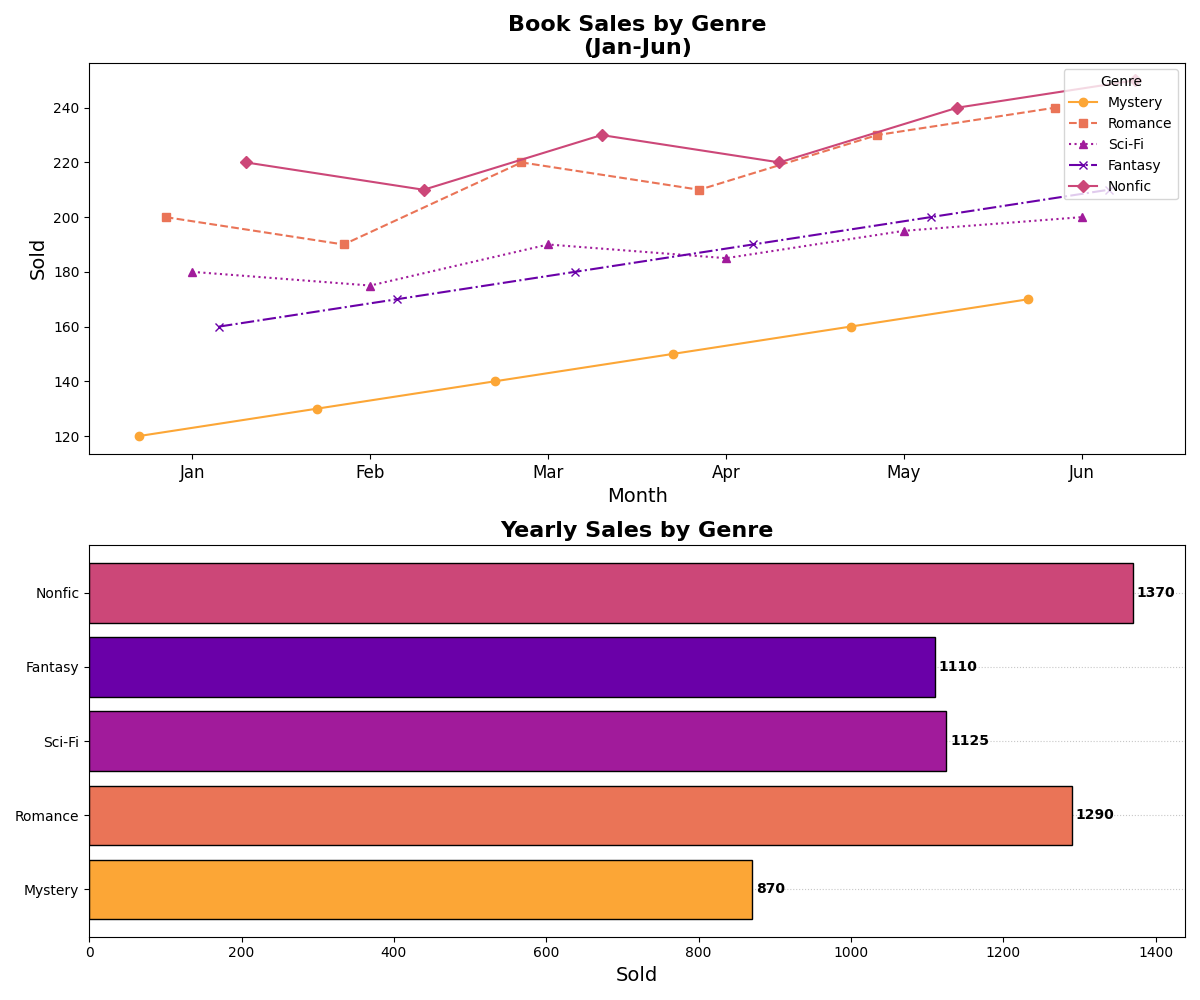

Python code for this plot:
import matplotlib.pyplot as plt
import numpy as np

genres = ['Mystery', 'Romance', 'Sci-Fi', 'Fantasy', 'Nonfic']
monthly_sales = np.array([
    [120, 130, 140, 150, 160, 170],
    [200, 190, 220, 210, 230, 240],
    [180, 175, 190, 185, 195, 200],
    [160, 170, 180, 190, 200, 210],
    [220, 210, 230, 220, 240, 250]
])

yearly_sales = monthly_sales.sum(axis=1)

months = ['Jan', 'Feb', 'Mar', 'Apr', 'May', 'Jun']

colors = plt.cm.plasma(np.linspace(0.2, 0.8, len(genres)))
colors = [colors[4], colors[3], colors[1], colors[0], colors[2]]

markers = ['o', 's', '^', 'x', 'D']
linestyles = ['-', '--', ':', '-.', '-']

fig, (ax1, ax2) = plt.subplots(2, 1, figsize=(12, 10))

width = 0.15
x = np.arange(len(months))

for i in range(len(genres)):
    ax1.plot(x + i * width, monthly_sales[i], marker=markers[i], linestyle=linestyles[i], 
             label=genres[i], color=colors[i])

ax1.set_title('Book Sales by Genre\n(Jan-Jun)', fontsize=16, fontweight='bold')
ax1.set_xlabel('Month', fontsize=14)
ax1.set_ylabel('Sold', fontsize=14)
ax1.set_xticks(x + width * (len(genres) - 1) / 2)
ax1.set_xticklabels(months, fontsize=12)
ax1.legend(title='Genre', fontsize=10, loc='upper right')

bars = ax2.barh(genres, yearly_sales, color=colors, edgecolor='black')

ax2.set_title('Yearly Sales by Genre', fontsize=16, fontweight='bold')
ax2.set_xlabel('Sold', fontsize=14)

for bar in bars:
    width = bar.get_width()
    ax2.text(width + 5, bar.get_y() + bar.get_height() / 2, f'{int(width)}',
             va='center', fontsize=10, color='black', weight='bold')

ax2.yaxis.grid(True, linestyle=':', alpha=0.7)
ax2.set_axisbelow(True)

plt.tight_layout()
plt.show()
